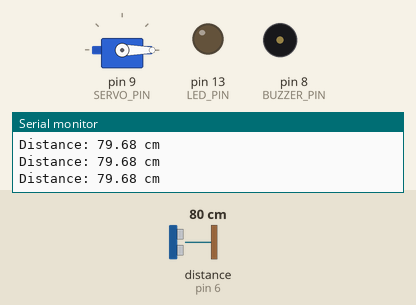
Bench run of a sketch on a simulated Arduino Uno, built with avr-gcc and run on an emulated ATmega328P. Parts: servo, output pins drawn as LEDs (lit = HIGH), buzzer (waves = sounding), the last lines printed to the serial monitor. Wiring (inferred from the names in the program): ultrasonic range finder: trigger pin 7; echo pin 6. The inputs (shaded band) are chosen by the test bench; at power-on: distance to the obstacle (sensor on pin 6) 80 cm. The echo pulse lasts 58.3 µs per cm; pins used as bus, display or sensor lines are not drawn.

Above: at 1.2 s.
1.3 s: distance to the obstacle (sensor on pin 6) set to 18 cm
2.8 s: distance to the obstacle (sensor on pin 6) set to 14 cm
At 4.1 s:
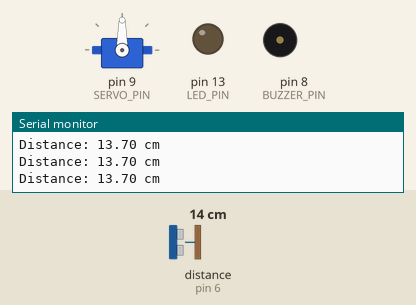
4.4 s: distance to the obstacle (sensor on pin 6) set to 2 cm
At 5.7 s:
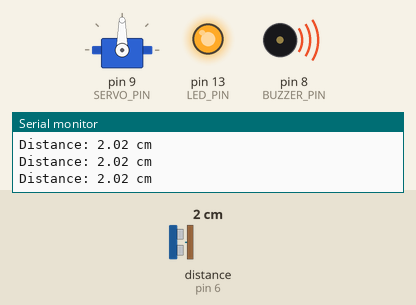
At 7.1 s:
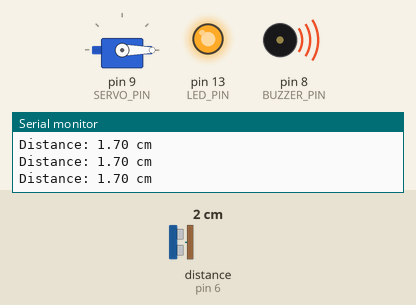
Timing chart, 0 to 8.6 s (numbered marks = the images above; inputs shaded):
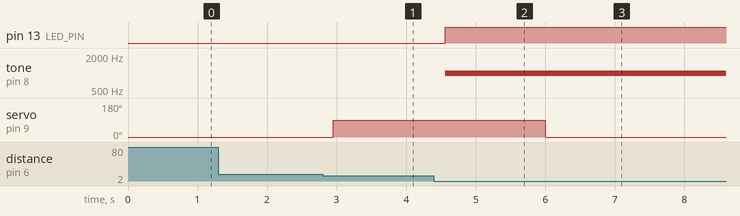

The sketch:

smart_dustbin.ino
```cpp
#include <Servo.h>

// =====================================================
// SMART DUSTBIN - OPTION A
// Arduino UNO + HC-SR04 + Servo + LED + Buzzer
// Virtual Simulation using Wokwi
// =====================================================

// -------------------- Pin Definitions -----------------

const int TRIG_PIN = 7;
const int ECHO_PIN = 6;

const int SERVO_PIN = 9;

const int BUZZER_PIN = 8;
const int LED_PIN = 13;

// -------------------- Servo Settings ------------------

Servo lidServo;

const int LID_CLOSED_ANGLE = 0;
const int LID_OPEN_ANGLE = 90;

// -------------------- Detection Settings --------------

const float HAND_DISTANCE = 15.0;
const float FULL_BIN_DISTANCE = 5.0;

const unsigned long LID_OPEN_TIME = 3000;

// -------------------- System Variables ----------------

bool lidOpen = false;
bool fullAlert = false;

unsigned long lidOpenedTime = 0;

// =====================================================
// SETUP
// =====================================================

void setup() {

  Serial.begin(9600);

  // Sensor pins
  pinMode(TRIG_PIN, OUTPUT);
  pinMode(ECHO_PIN, INPUT);

  // Output pins
  pinMode(BUZZER_PIN, OUTPUT);
  pinMode(LED_PIN, OUTPUT);

  // Servo initialization
  lidServo.attach(SERVO_PIN);
  lidServo.write(LID_CLOSED_ANGLE);

  // Initial output state
  digitalWrite(LED_PIN, LOW);
  noTone(BUZZER_PIN);

  // Startup message
  Serial.println("================================");
  Serial.println("       SMART DUSTBIN SYSTEM");
  Serial.println("       OPTION A - WOKWI");
  Serial.println("================================");
  Serial.println("System Started...");
  Serial.println();
}

// =====================================================
// ULTRASONIC DISTANCE FUNCTION
// =====================================================

float getDistance() {

  // Ensure trigger is LOW
  digitalWrite(TRIG_PIN, LOW);
  delayMicroseconds(2);

  // Send 10 microsecond ultrasonic pulse
  digitalWrite(TRIG_PIN, HIGH);
  delayMicroseconds(10);
  digitalWrite(TRIG_PIN, LOW);

  // Measure echo duration
  long duration = pulseIn(ECHO_PIN, HIGH, 30000);

  // Sensor timeout
  if (duration == 0) {
    return -1;
  }

  // Convert time into distance
  float distance = duration * 0.0343 / 2.0;

  return distance;
}

// =====================================================
// OPEN LID
// =====================================================

void openLid() {

  if (!lidOpen) {

    lidServo.write(LID_OPEN_ANGLE);

    lidOpen = true;
    lidOpenedTime = millis();

    Serial.println(">>> OBJECT DETECTED");
    Serial.println(">>> LID OPENED");
  }
}

// =====================================================
// CLOSE LID
// =====================================================

void closeLid() {

  if (lidOpen) {

    lidServo.write(LID_CLOSED_ANGLE);

    lidOpen = false;

    Serial.println(">>> LID CLOSED");
  }
}

// =====================================================
// FULL BIN ALERT
// =====================================================

void activateFullBinAlert() {

  if (!fullAlert) {

    fullAlert = true;

    // Turn ON red LED
    digitalWrite(LED_PIN, HIGH);

    // Generate audible buzzer tone
    tone(BUZZER_PIN, 1000);

    Serial.println();
    Serial.println("!!! FULL BIN ALERT !!!");
    Serial.println("!!! RED LED ON !!!");
    Serial.println("!!! BUZZER ON - 1kHz !!!");
    Serial.println();
  }
}

// =====================================================
// NORMAL STATUS
// =====================================================

void deactivateFullBinAlert() {

  if (fullAlert) {

    fullAlert = false;

    // Turn OFF LED
    digitalWrite(LED_PIN, LOW);

    // Stop buzzer
    noTone(BUZZER_PIN);

    Serial.println(">>> BIN STATUS NORMAL");
    Serial.println(">>> ALERT OFF");
  }
}

// =====================================================
// MAIN LOOP
// =====================================================

void loop() {

  // Read ultrasonic sensor
  float distance = getDistance();

  // ---------------------------------------------------
  // SENSOR ERROR
  // ---------------------------------------------------

  if (distance < 0) {

    Serial.println("Sensor Error: No Echo Received");

    digitalWrite(LED_PIN, LOW);
    noTone(BUZZER_PIN);

    delay(500);

    return;
  }

  // ---------------------------------------------------
  // DISPLAY DISTANCE
  // ---------------------------------------------------

  Serial.print("Distance: ");
  Serial.print(distance);
  Serial.println(" cm");

  // ---------------------------------------------------
  // FULL BIN DETECTION
  // ---------------------------------------------------

  if (distance <= FULL_BIN_DISTANCE) {

    activateFullBinAlert();

  }

  // ---------------------------------------------------
  // NORMAL BIN CONDITION
  // ---------------------------------------------------

  else {

    deactivateFullBinAlert();
  }

  // ---------------------------------------------------
  // HAND / OBJECT DETECTION
  // ---------------------------------------------------

  if (distance <= HAND_DISTANCE &&
      distance > FULL_BIN_DISTANCE) {

    openLid();
  }

  // ---------------------------------------------------
  // AUTOMATIC LID CLOSING
  // ---------------------------------------------------

  if (lidOpen &&
      millis() - lidOpenedTime >= LID_OPEN_TIME) {

    closeLid();
  }

  // ---------------------------------------------------
  // STABILITY DELAY
  // ---------------------------------------------------

  delay(200);
}
```

Measured:
- the behaviour switches between 16 and 15 cm on distance to the obstacle (sensor on pin 6) (found by bisection; images 0 and 1)
- after the input at 2.8 s, servo on pin 9 (SERVO_PIN): 0° → 90° after 0.15 s
- after the input at 4.4 s, pin 13 (LED_PIN): LOW → HIGH after 0.16 s; tone on pin 8 (BUZZER_PIN): silent → 1000 Hz after 0.16 s; servo on pin 9 (SERVO_PIN): goes on until 6.0 s, then stays 0°
